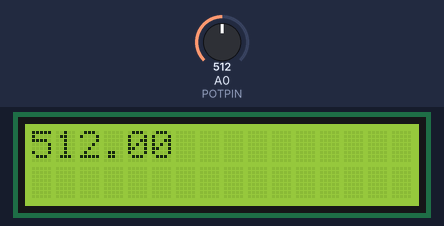
Recording of a sketch running on a simulated Arduino Uno, built with avr-gcc and run on an emulated ATmega328P. On the bench: 16×2 character LCD. The test bench sets the inputs (shaded band); at power-on: A0 (POTPIN) = 512. What the sketch prints to the serial monitor is not drawn.

Above: at 1.2 s.
1.3 s: A0 (POTPIN) set to 716
At 2.1 s:
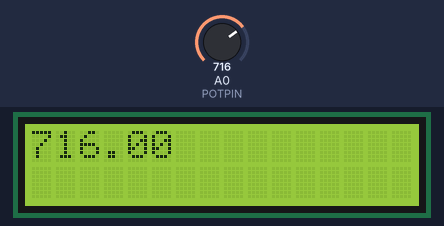
2.8 s: A0 (POTPIN) set to 900
At 3.2 s:
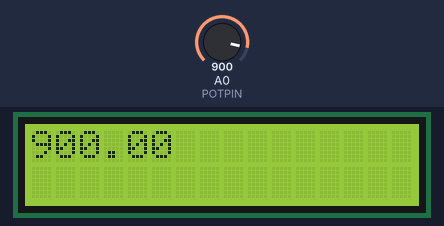
4.3 s: A0 (POTPIN) set to 1023
At 4.6 s:
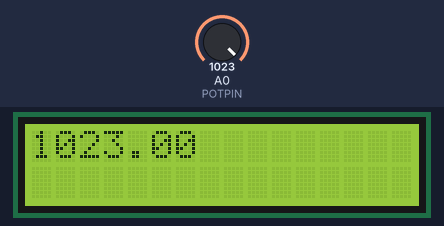
Timing chart, 0 to 7.3 s (numbered marks = the images above; inputs shaded):
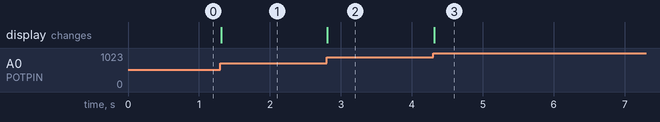

The sketch:

code.ino
```cpp
/* Interfacing Pot to Arduino Uno with 2.5V external reference voltage and display value on LCD
 *
 * Hardware Component :
 * Arduino Uno
 * Potentiometer
 *
 * Hardware Connection:
 *  A0 of Arduino Uno is connected to Pot
 *  D13(Aref) of Arduino Uno is connected to external reference voltage(2.5V)
 *  LCD is configured to work with 4 bit mode
 *  LCD D4 pin to digital pin 5 of Arduino Uno
 *  LCD D5 pin to digital pin 4 of Arduino Uno
 *  LCD D6 pin to digital pin 3 of Arduino Uno
 *  LCD D7 pin to digital pin 2 of Arduino Uno
 *  LCD RS pin to digital pin 12 of Arduino Uno
 *  LCD EN pin to digital pin 11 of Arduino Uno
 *  LCD R/W pin is grounded
 *
 *  Author : Sahana B G
 *  Date   : 01 May 2021
 */

// Include the library code:
#include <LiquidCrystal.h>

// Initialize the library by associating any needed LCD interface pin
// with the Arduino Uno pin number it is connected to
const int RS = 12, EN = 11, D4 = 5, D5 = 4, D6 = 3, D7 = 2;
LiquidCrystal lcd(RS, EN, D4, D5, D6, D7);

const int POTPIN = A0;    // Select the input pin for the potentiometer
float potValue = 0;  // Variable to store the value coming from the sensor

void setup()
{
  // Set up the LCD's number of columns and rows:
  lcd.begin(16, 2);

  Serial.begin(9600);//Baudrate

  analogReference(EXTERNAL);// To set the external reference voltage ex:2.5V
}

void loop()
{
  // Read the value from the pot:
  potValue = analogRead(POTPIN);

  // Display pot value on Serial monitor
  Serial.println(potValue);

  // Set cursor column 0, and row 0
  lcd.setCursor(0,0);

  // Display pot value on screen
  lcd.print(potValue);
}
```

Measured:
- after the input at 1.3 s, the display: changes at once (image 1)
- after the input at 2.8 s, the display: changes at once (image 2)
- after the input at 4.3 s, the display: changes at once (image 3)
